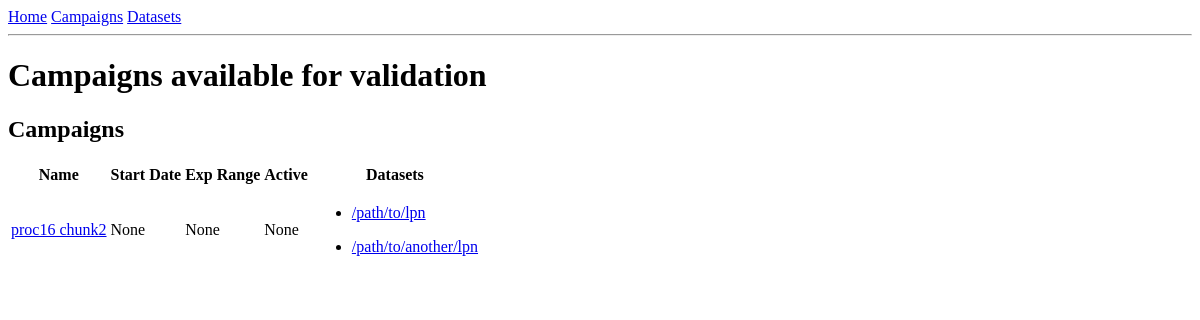
The app's page /campaigns/1, older data.
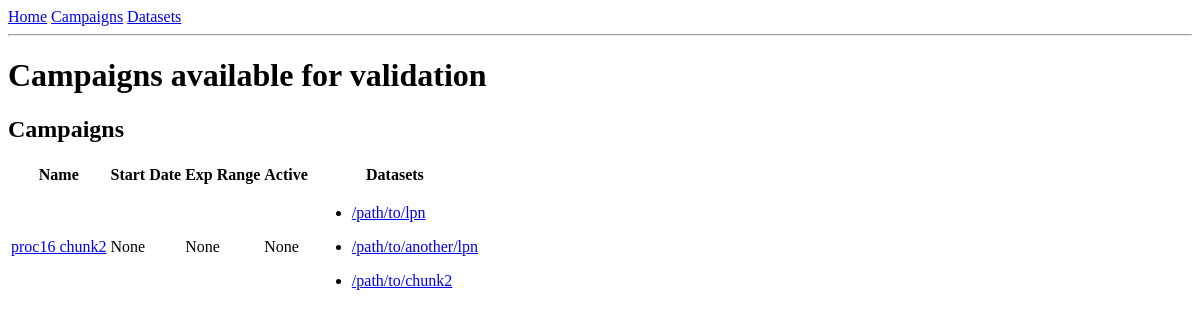
The same page, newer data.
### app/models.py (models this page shows, shortened)
class Campaign(db.Model):
    __tablename__ = "Campaign"
    id = db.Column(db.Integer, primary_key=True)
    name = db.Column(db.String(20), unique = True)
    exp_range = db.Column(db.String(20))
    start_date = db.Column(db.Date, default=datetime.utcnow)
    active_campaign = db.Column(db.Boolean, default = True)
    datasets = db.relationship("Dataset", back_populates="campaign")

class Dataset(db.Model):
    __tablename__ = "Dataset"
    id = db.Column(db.Integer, primary_key = True)
    collection_lpn = db.Column(db.String(50), unique=True)
    date_added = db.Column(db.Date, default=datetime.utcnow)
    campaign_id = db.Column(db.Integer, db.ForeignKey("Campaign.id"))
    campaign = db.relationship("Campaign", back_populates='datasets')

### app/routes.py (the view)
@app.route("/campaigns/<id>")
@app.route("/campaigns", methods = ["GET", "POST"] )
def campaigns(id=None):
    form = AddCampaign()
    if form.validate_on_submit():
        campaign = models.Campaign(name=form.name.data, exp_range = form.exp_range.data, start_date=form.start_date.data)
        db.session.add(campaign)
        db.session.commit()
        flash("New campaign added")
        return redirect(url_for("campaigns"))
    if id:
        campaigns = models.Campaign.query.filter_by(id=id).all()
        return render_template("campaigns.html", campaigns=campaigns, form=form, campaign_group=False)
    campaigns = models.Campaign.query.all()
    return render_template("campaigns.html", campaigns=campaigns, form=form, campaign_group=True)

### app/templates/campaigns.html (shortened to what this page needs)
{% extends "base.html" %}
{% block content %}
    <h1>Campaigns available for validation</h1>
   {% include "tables/campaign_table.html" %}
{% endblock %}

### app/templates/tables/campaign_table.html
<h2>Campaigns</h2>
<table>
    <tr>
        <th>Name</th>
        <th>Start Date</th>
        <th>Exp Range</th>
        <th>Active</th>
        <th> Datasets </th>
    </tr>
    {% for campaign in campaigns %}
    <tr class="clickable-row">
        <td>
            <a href="{{ url_for('campaigns', id=campaign.id) }}">{{ campaign.name }}</a>
        </td>
        <td>
            {{ campaign.start_date}}
        </td>
        <td>
            {{ campaign.exp_range}}
        </td>
        <td>
            {{ campaign.active_campaign}}
        </td>
        <td>
            {% for dataset in campaign.datasets%}
                <ul>
                    <li>
                        <a href= {{ url_for('datasets', id=dataset.id)}}> {{ dataset.collection_lpn }}</a>
                    </li>
                </ul>
            {% endfor %}
        </td>
    </tr>
    {%  endfor %}
</table>

Row changes from the older to the newer data that the page shows:
added Dataset: collection_lpn "/path/to/chunk2"
